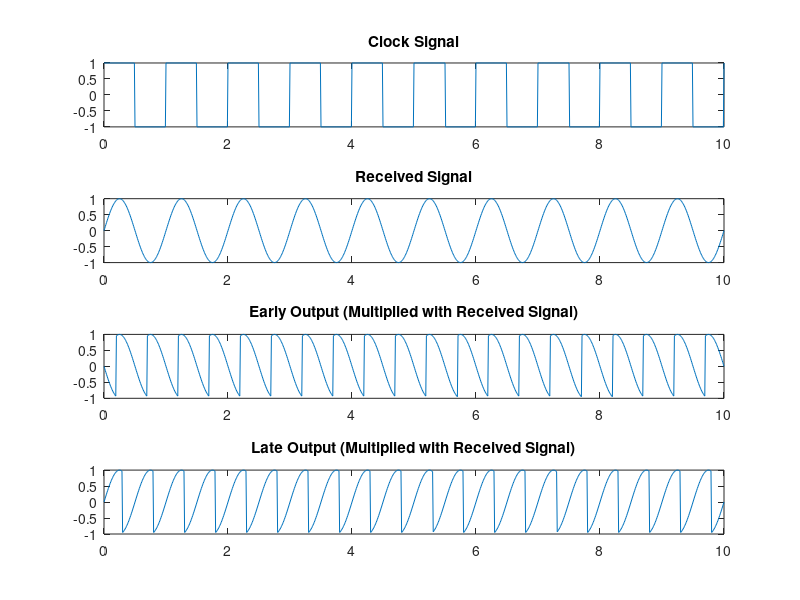
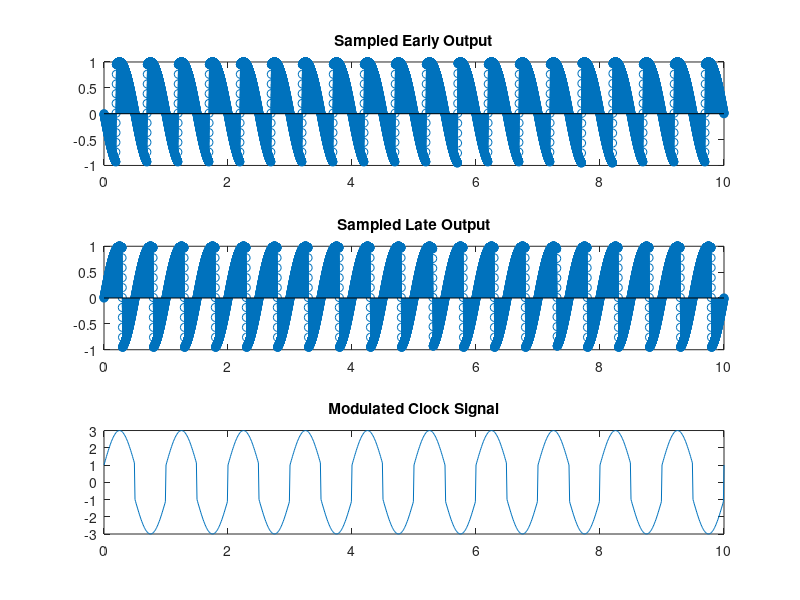

Here is the MATLAB script that generated these plots, in order:
clock_period = 1; 
sample_delay = 0.2 * clock_period;
sampling_frequency = 1000;
t = 0:0.01:10*clock_period;
clock_signal = square(2*pi*t/clock_period, 50);
received_signal =sin(2*pi*t/clock_period);
early_clock = square(2*pi*(t -sample_delay)/clock_period, 50);
late_clock = square(2*pi*(t +sample_delay)/clock_period, 50);
early_output = early_clock .*received_signal;
late_output = late_clock .*received_signal;
early_integral = trapz(t,early_output);
late_integral = trapz(t,late_output);
disp(['Early Integral: ',num2str(early_integral)]);
disp(['Late Integral: ',num2str(late_integral)]);
sampling_instants =0:1/sampling_frequency:t(end);
early_samples = interp1(t,early_output, sampling_instants,'linear', 0);
late_samples = interp1(t,late_output, sampling_instants,'linear', 0);
early_magnitude = abs(early_samples);
late_magnitude = abs(late_samples);
combined_magnitude = early_magnitude+ late_magnitude;
combined_magnitude =interp1(sampling_instants,combined_magnitude, t, 'linear', 0);
modulated_clock_signal = clock_signal.* (1 + combined_magnitude);
figure;
subplot(4,1,1);
plot(t, clock_signal);
title('Clock Signal');
subplot(4,1,2);
plot(t, received_signal);
title('Received Signal');
subplot(4,1,3);
plot(t, early_output);
title('Early Output (Multiplied with Received Signal)');
subplot(4,1,4);
plot(t, late_output);
title('Late Output (Multiplied with Received Signal)');
figure;
subplot(3,1,1);
stem(sampling_instants,early_samples);
title('Sampled Early Output');
subplot(3,1,2);
stem(sampling_instants,late_samples);
title('Sampled Late Output');
subplot(3,1,3);
plot(t, modulated_clock_signal);
title('Modulated Clock Signal');
